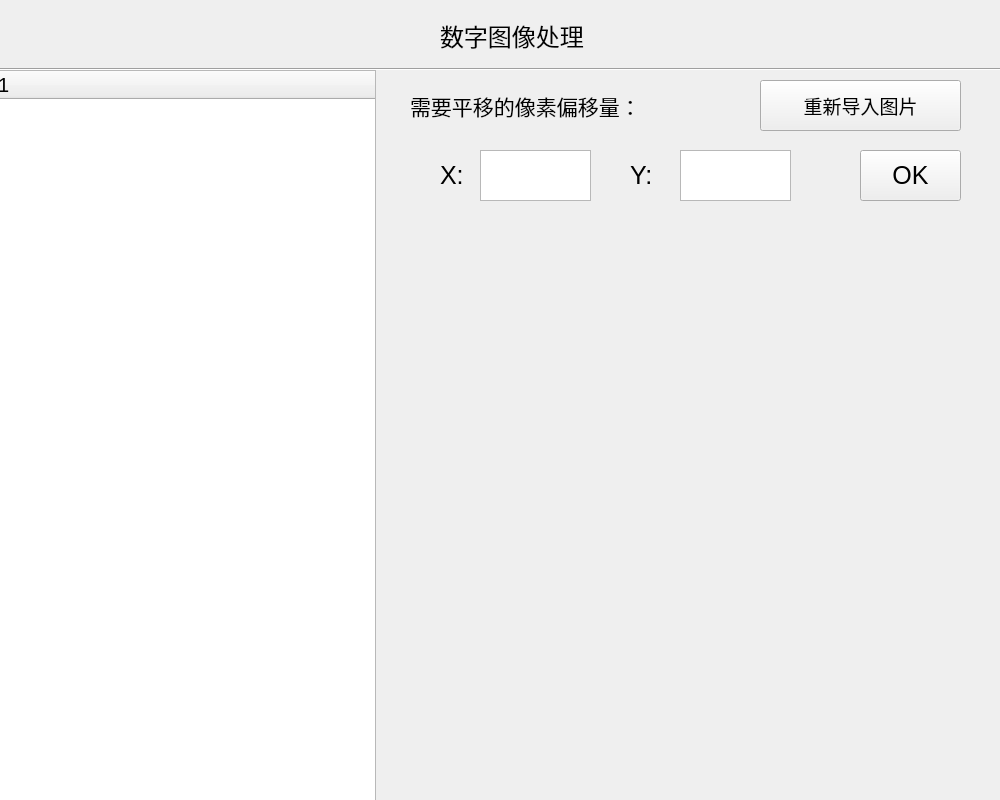
<?xml version="1.0" encoding="UTF-8"?>
<ui version="4.0">
 <class>Form</class>
 <widget class="QWidget" name="Form">
  <property name="geometry">
   <rect>
    <x>0</x>
    <y>0</y>
    <width>1000</width>
    <height>800</height>
   </rect>
  </property>
  <property name="font">
   <font>
    <pointsize>15</pointsize>
   </font>
  </property>
  <property name="windowTitle">
   <string>Form</string>
  </property>
  <widget class="QPushButton" name="btnreload">
   <property name="geometry">
    <rect>
     <x>760</x>
     <y>80</y>
     <width>201</width>
     <height>51</height>
    </rect>
   </property>
   <property name="font">
    <font>
     <pointsize>14</pointsize>
    </font>
   </property>
   <property name="text">
    <string>重新导入图片</string>
   </property>
  </widget>
  <widget class="QLabel" name="label">
   <property name="geometry">
    <rect>
     <x>450</x>
     <y>240</y>
     <width>500</width>
     <height>500</height>
    </rect>
   </property>
   <property name="text">
    <string/>
   </property>
   <property name="alignment">
    <set>Qt::AlignCenter</set>
   </property>
  </widget>
  <widget class="QTreeWidget" name="treeWidget">
   <property name="geometry">
    <rect>
     <x>-5</x>
     <y>70</y>
     <width>381</width>
     <height>731</height>
    </rect>
   </property>
  </widget>
  <widget class="Line" name="line">
   <property name="geometry">
    <rect>
     <x>-3</x>
     <y>59</y>
     <width>1051</width>
     <height>21</height>
    </rect>
   </property>
   <property name="orientation">
    <enum>Qt::Horizontal</enum>
   </property>
  </widget>
  <widget class="QLabel" name="lblX">
   <property name="geometry">
    <rect>
     <x>440</x>
     <y>160</y>
     <width>31</width>
     <height>31</height>
    </rect>
   </property>
   <property name="font">
    <font>
     <pointsize>19</pointsize>
    </font>
   </property>
   <property name="text">
    <string>X:</string>
   </property>
  </widget>
  <widget class="QLabel" name="lblY">
   <property name="geometry">
    <rect>
     <x>630</x>
     <y>160</y>
     <width>51</width>
     <height>31</height>
    </rect>
   </property>
   <property name="font">
    <font>
     <pointsize>19</pointsize>
    </font>
   </property>
   <property name="text">
    <string>Y:</string>
   </property>
  </widget>
  <widget class="QTextEdit" name="txtX">
   <property name="geometry">
    <rect>
     <x>480</x>
     <y>150</y>
     <width>111</width>
     <height>51</height>
    </rect>
   </property>
   <property name="verticalScrollBarPolicy">
    <enum>Qt::ScrollBarAlwaysOff</enum>
   </property>
   <property name="horizontalScrollBarPolicy">
    <enum>Qt::ScrollBarAlwaysOff</enum>
   </property>
  </widget>
  <widget class="QTextEdit" name="txtY">
   <property name="geometry">
    <rect>
     <x>680</x>
     <y>150</y>
     <width>111</width>
     <height>51</height>
    </rect>
   </property>
   <property name="verticalScrollBarPolicy">
    <enum>Qt::ScrollBarAlwaysOff</enum>
   </property>
   <property name="horizontalScrollBarPolicy">
    <enum>Qt::ScrollBarAlwaysOff</enum>
   </property>
  </widget>
  <widget class="QPushButton" name="btnOK">
   <property name="geometry">
    <rect>
     <x>860</x>
     <y>150</y>
     <width>101</width>
     <height>51</height>
    </rect>
   </property>
   <property name="font">
    <font>
     <pointsize>19</pointsize>
    </font>
   </property>
   <property name="text">
    <string>OK</string>
   </property>
  </widget>
  <widget class="QLabel" name="lbl">
   <property name="geometry">
    <rect>
     <x>410</x>
     <y>90</y>
     <width>521</width>
     <height>31</height>
    </rect>
   </property>
   <property name="font">
    <font>
     <pointsize>16</pointsize>
    </font>
   </property>
   <property name="text">
    <string>需要平移的像素偏移量：</string>
   </property>
  </widget>
  <widget class="QLabel" name="lblbk">
   <property name="geometry">
    <rect>
     <x>3</x>
     <y>1</y>
     <width>1011</width>
     <height>811</height>
    </rect>
   </property>
   <property name="text">
    <string/>
   </property>
  </widget>
  <widget class="QLabel" name="label_2">
   <property name="geometry">
    <rect>
     <x>440</x>
     <y>10</y>
     <width>231</width>
     <height>51</height>
    </rect>
   </property>
   <property name="font">
    <font>
     <pointsize>18</pointsize>
    </font>
   </property>
   <property name="text">
    <string>数字图像处理</string>
   </property>
  </widget>
  <zorder>lblbk</zorder>
  <zorder>btnreload</zorder>
  <zorder>label</zorder>
  <zorder>treeWidget</zorder>
  <zorder>line</zorder>
  <zorder>lblX</zorder>
  <zorder>lblY</zorder>
  <zorder>txtX</zorder>
  <zorder>txtY</zorder>
  <zorder>btnOK</zorder>
  <zorder>lbl</zorder>
  <zorder>label_2</zorder>
 </widget>
 <resources/>
 <connections>
  <connection>
   <sender>btnreload</sender>
   <signal>clicked()</signal>
   <receiver>Form</receiver>
   <slot>btnreload_Click()</slot>
   <hints>
    <hint type="sourcelabel">
     <x>631</x>
     <y>28</y>
    </hint>
    <hint type="destinationlabel">
     <x>872</x>
     <y>28</y>
    </hint>
   </hints>
  </connection>
  <connection>
   <sender>btnOK</sender>
   <signal>clicked()</signal>
   <receiver>Form</receiver>
   <slot>btnOK_Click()</slot>
   <hints>
    <hint type="sourcelabel">
     <x>868</x>
     <y>186</y>
    </hint>
    <hint type="destinationlabel">
     <x>836</x>
     <y>178</y>
    </hint>
   </hints>
  </connection>
 </connections>
 <slots>
  <slot>btnreload_Click()</slot>
  <slot>btnOK_Click()</slot>
 </slots>
</ui>
